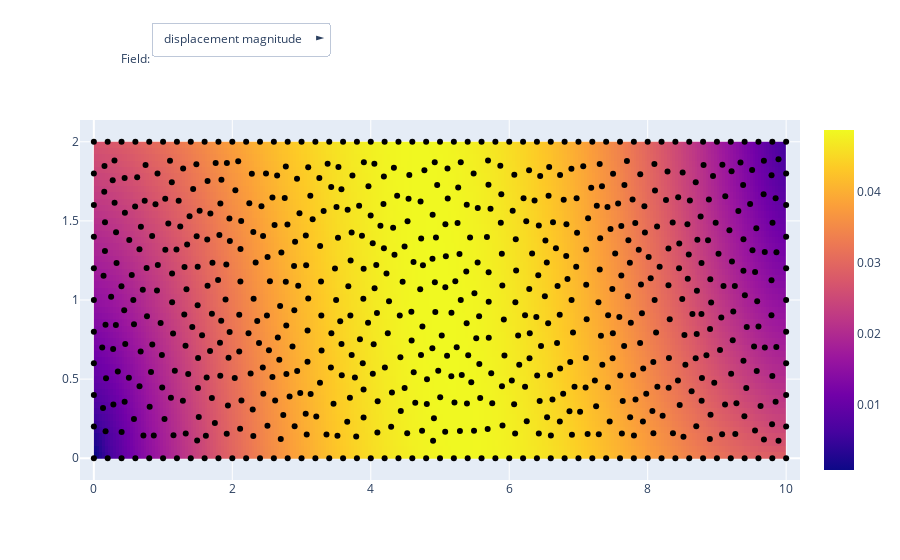

The notebook cell this image was saved under:
### Markdown cell above
Your first task is to select measurement locations. The following cell plots the displacement in x- or y-direction, or its magnitude of the beam. You can select the three components via the dropdown menu on the topside. In addition, you can see all the available measurement locations. You can hover over the plot, it will display the corresponding node ID of the dataframe.

### Code cell
# extract data corresponding to one single bridge, an interpolate the displacements on a grid for plotting
bar_0 = df[df['sample'] == 0]
grid_x, grid_y = np.mgrid[0.02:9.98:250j, 0.02:1.98:50j]
grid_z = griddata(bar_0[['x','y']].to_numpy(), bar_0['dy'], (grid_x, grid_y))
# grid_z = griddata(bar_0[['x','y']].to_numpy(), np.sqrt(bar_0['dx']**2 + bar_0['dy']**2), (grid_x, grid_y))

# plot displacement-field and nodes
fig = go.Figure()
fig.add_trace(go.Heatmap(z=grid_z.transpose(),
                         x=grid_x[:,0],
                         y=grid_y[0],
                         hoverinfo='skip',
                         name='heatmap'))

fig.add_trace(go.Scatter(x=bar_0['x'],
                         y=bar_0['y'],
                         mode='markers',
                         marker_color='black',
                         name='',
                         hovertemplate='<b>Node</b>: %{text}',
                         text=bar_0['node']))

fig.update_layout(
    updatemenus=[
        dict(
            buttons=list([
                dict(
                    args=["z", [griddata(bar_0[['x','y']].to_numpy(), np.sqrt(bar_0['dx']**2 + bar_0['dy']**2), (grid_x, grid_y)).transpose()]],
                    label="displacement magnitude",
                    method="restyle"
                ),
                dict(
                    args=["z", [griddata(bar_0[['x','y']].to_numpy(), bar_0['dx'], (grid_x, grid_y)).transpose()]],
                    label="displacement x",
                    method="restyle"
                ),
                dict(
                    args=["z", [griddata(bar_0[['x','y']].to_numpy(), bar_0['dy'], (grid_x, grid_y)).transpose()]],
                    label="displacement y",
                    method="restyle"
                )
            ]),
            direction="right",
            pad={"r": 10, "t": 10},
            showactive=True,
            x=0.1,
            xanchor="left",
            y=1.3,
            yanchor="top"
        ),
    ]
)

# Add annotation
fig.update_layout(
    annotations=[
        dict(text="Field:", showarrow=False,
        x=0.6, y=1.2, yref="paper", align="left")
    ]
)

fig.update_xaxes(range=(-0.2,10.2), constrain='domain')
# fig.update_layout(paper_bgcolor="rgba(0,0,0,0)", plot_bgcolor="rgba(0,0,0,0)")
fig.show()
# fig.to_dict()

### Figure 1 — Plotly figure (JSON) as saved in the notebook; plotly's stock layout.template omitted (floating-point values rounded to 4 significant figures; data arrays with more than 128 entries replaced by an {"elided": "..."} marker saying what was removed)
{"data": [{"hoverinfo": "skip", "name": "heatmap", "type": "heatmap", "x": {"elided": "250 float values"}, "y": [0.02, 0.06, 0.1, 0.14, 0.18, 0.22, 0.26, 0.3, 0.34, 0.38, 0.42, 0.46, 0.5, 0.54, 0.58, 0.62, 0.66, 0.7, 0.74, 0.78, 0.82, 0.86, 0.9, 0.94, 0.98, 1.02, 1.06, 1.1, 1.14, 1.18, 1.22, 1.26, 1.3, 1.34, 1.38, 1.42, 1.46, 1.5, 1.54, 1.58, 1.62, 1.66, 1.7, 1.74, 1.78, 1.82, 1.86, 1.9, 1.94, 1.98], "z": {"elided": "50x250 float values"}}, {"hovertemplate": "<b>Node</b>: %{text}", "marker": {"color": "black"}, "mode": "markers", "name": "", "text": {"elided": "713 int values"}, "type": "scatter", "x": {"elided": "713 float values"}, "y": {"elided": "713 float values"}, "z": {"elided": "50x250 float values"}}], "layout": {"annotations": [{"align": "left", "showarrow": false, "text": "Field:", "x": 0.6, "y": 1.2, "yref": "paper"}], "autosize": true, "updatemenus": [{"active": 0, "buttons": [{"args": ["z", {"elided": "1x50x250 float values"}], "label": "displacement magnitude", "method": "restyle"}, {"args": ["z", {"elided": "1x50x250 float values"}], "label": "displacement x", "method": "restyle"}, {"args": ["z", {"elided": "1x50x250 float values"}], "label": "displacement y", "method": "restyle"}], "direction": "right", "pad": {"r": 10, "t": 10}, "showactive": true, "x": 0.1, "xanchor": "left", "y": 1.3, "yanchor": "top"}], "xaxis": {"constrain": "domain", "range": [-0.2, 10.2], "type": "linear"}, "yaxis": {"autorange": true, "range": [-0.165, 2.165], "type": "linear"}}}
